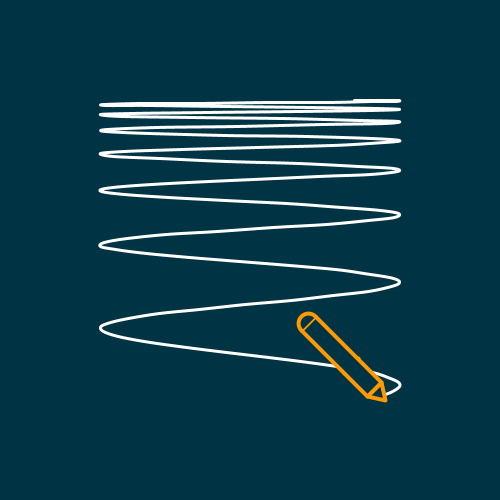
Frame 1 (no input)
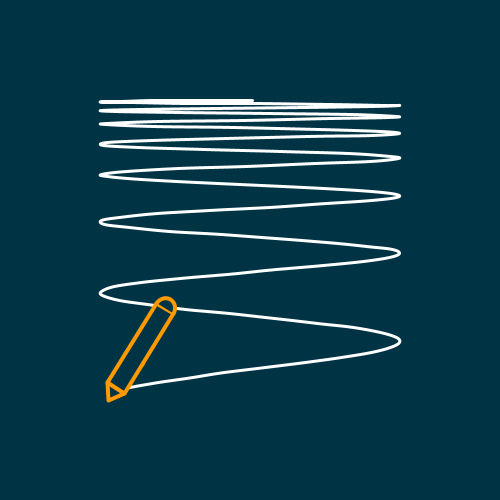
Frame 60 (the mouse pressed at the canvas centre just before this capture)
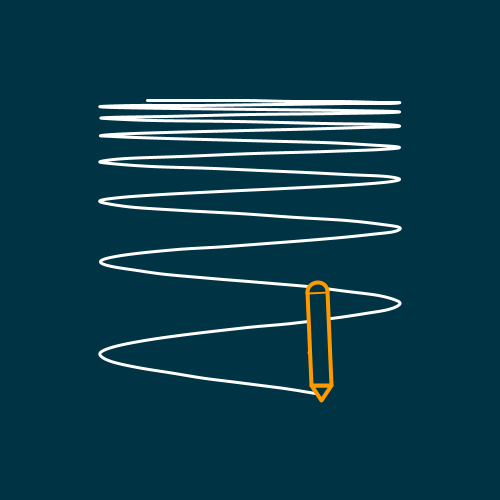
Frame 120 (the mouse held since frame 60 and released just before this capture)

The Processing sketch that drew these frames (run headless with seeded random() and noise(); from frame 60 on, the mouse is pressed at the canvas centre):

// Processing sketch: day_7
// ── day_7.pde
// (c) 2021 Joseph HENRY
// This code is licensed under MIT license (see LICENSE for details)

final float margin = 100;

/**
 * Draw a pen from the tip with rotation
 */
void pen(float x, float y, float width , float height, float rotation) {
  // The ratio of the different parts compared to the total height
  float ratios[] = {0.12, 0.28, 0.5, 0.1};
  
  push();
  translate(x, y);
  rotate(rotation);
  
  strokeJoin(ROUND);
  fill(#003344);
  stroke(#ff9900);
  strokeWeight(4);
  
  // Tip
  float h = width / 2;
  float spikeHeight = ratios[0] * height;
  triangle(0, 0, -h, -spikeHeight, h, -spikeHeight);
  
  // Body
  float bodyHeight = (ratios[1] + ratios[2]) * height;
  float lineHeight = spikeHeight + ratios[1] * height;
  line(-h, -lineHeight, h, -lineHeight);
  rect(-h, -(spikeHeight + bodyHeight), width, bodyHeight);
  
  // Eraser
  arc(0, -((1 - ratios[3]) * height), width, width, PI, TWO_PI);
  
  pop();
}

/**
 * Display the pen and the stroke
 */
void penOnPaper(float offset) {
  float off = 0.1;
  
  noFill();
  stroke(255);
  strokeWeight(3);
  
  float w = (width - 2 * margin) / 2;
  float lastX = 0;
  
  beginShape();
  for (float y = margin; y < height - margin; y += off) {
    float t = map(y, margin, height - margin, 0, 1);
    float angle = log(t + 0.05) * 15;
    float x = cos(angle + offset) * w + width / 2;
    
    curveVertex(x, y);
    off += 0.05;
    
    if (y + off * 2 >= height - margin && lastX == 0) lastX = x;
  }
  endShape();
  
  pen(lastX, height - margin, 20, 120, -cos(offset) * QUARTER_PI);
}

float offset = 0;

void setup() {
  size(500, 500);
}

void draw() {
  background(#003344);
  
  penOnPaper(offset);
  
  offset += 0.04;
}
